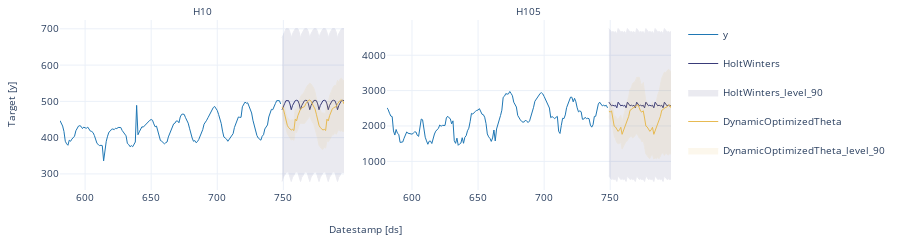

The notebook cell saved with this chart:
### Code cell
# Plot to unique_ids and some selected models
sf.plot(Y_df, forecasts_df, models=["HoltWinters","DynamicOptimizedTheta"], unique_ids=["H10", "H105"], level=[90], engine='plotly')
